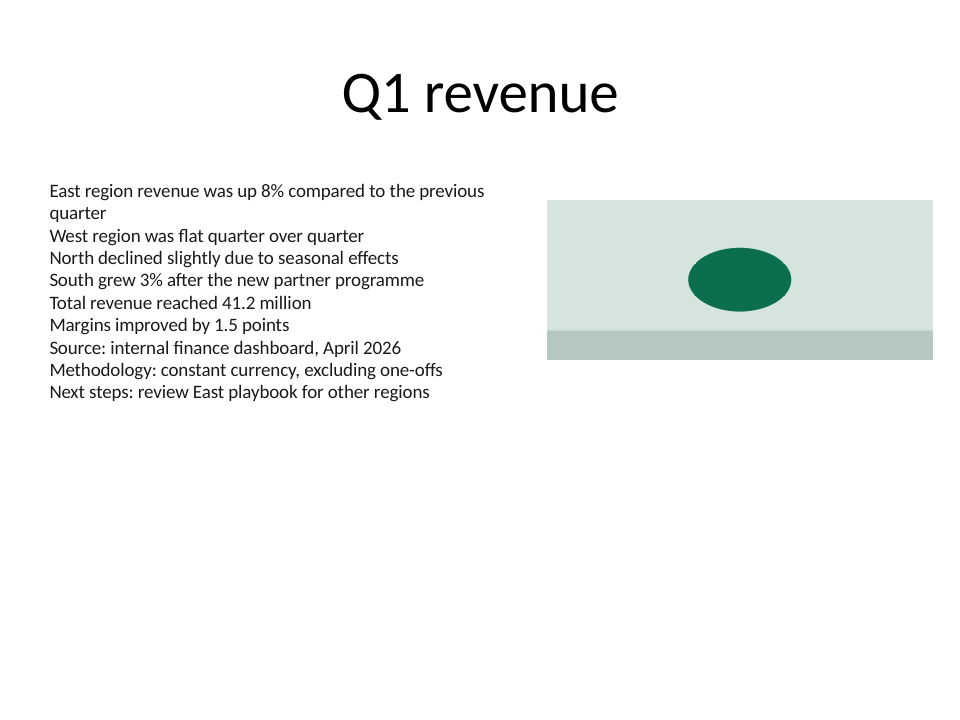
#> input picture examples/before-after/before.png, 960 x 720 px
$ python make_hero.py
#> lines starting #> are read from the running program, lines starting #| are printed output that depends on the picture
"""Compose hero.png (1280 x 640, also the GitHub social preview) from before.png and after.png."""
import os

from PIL import Image, ImageDraw, ImageFont

HERE = os.path.dirname(os.path.abspath(__file__))


def font(size, bold=False):
    names = (["DejaVuSans-Bold.ttf", "arialbd.ttf"] if bold else ["DejaVuSans.ttf", "arial.ttf"])
    for n in names + ["/usr/share/fonts/truetype/dejavu/" + names[0]]:
        try:
            return ImageFont.truetype(n, size)
        except OSError:
            pass
    return ImageFont.load_default()


W, H, PAD, TOP = 1280, 640, 32, 120
hero = Image.new("RGB", (W, H), (244, 246, 245))
d = ImageDraw.Draw(hero)
d.text((PAD, 24), "Same content, same data.", fill=(26, 26, 26), font=font(36, bold=True))
d.text((PAD, 70), "Left: a typical first draft. Right: the skill's rules applied.",
       fill=(95, 99, 104), font=font(24))
col_w = (W - 3 * PAD) // 2
frame_h = round(col_w * 9 / 16)  # both panels in the same 16:9 frame
for i, (name, label, color) in enumerate([("before.png", "Without the skill's rules", (176, 58, 46)),
                                          ("after.png", "With them", (11, 110, 79))]):
    x = PAD + i * (col_w + PAD)
    d.rectangle((x, TOP, x + col_w, TOP + frame_h), fill="white", outline=(200, 205, 203))
    img = Image.open(os.path.join(HERE, name)).convert("RGB")
    scale = min((col_w - 2) / img.width, (frame_h - 2) / img.height)
#> scale = 0.46
    img = img.resize((round(img.width * scale), round(img.height * scale)))
#> img: PIL image 441x331 RGB
    hero.paste(img, (x + (col_w - img.width) // 2, TOP + (frame_h - img.height) // 2))
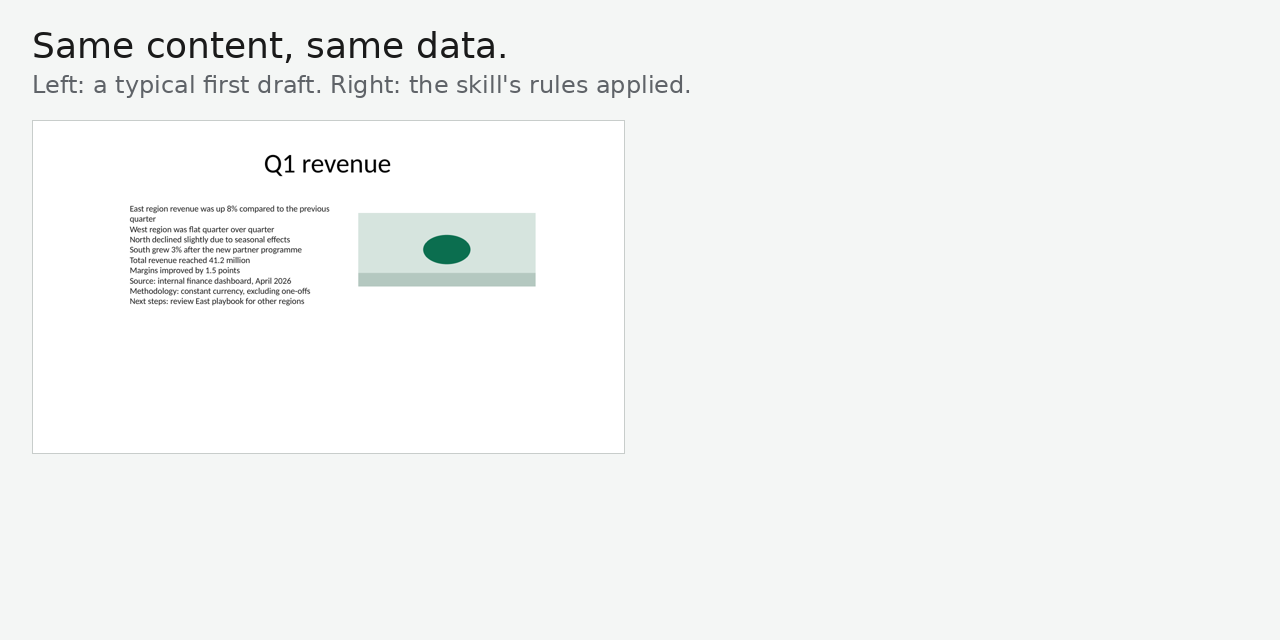
#> hero: PIL image 1280x640 RGB; mean R, G, B 243.2, 245.1, 244.2
    d.text((x, TOP + frame_h + 14), label, fill=color, font=font(28, bold=True))
#> pass 2 of the loop `for i, (name, label, color) in enumerate([("before.png", "Without the ..`:
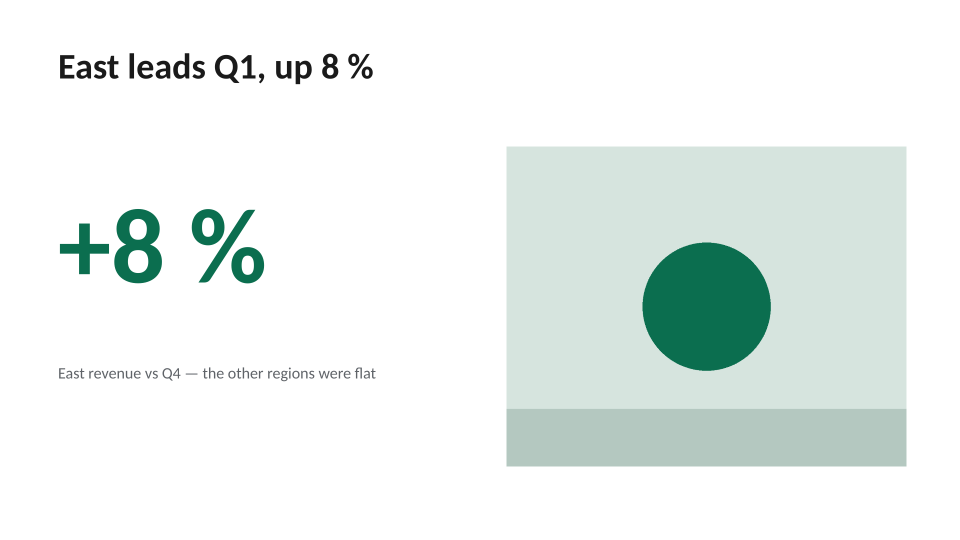
#> input picture examples/before-after/after.png, 1920 x 1080 px (shown at 1/2 size)
#> `img = img.resize((round(img.width * scale), round(img.height * scale)))`:
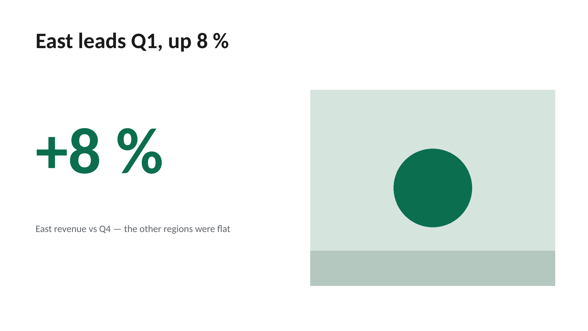
#> img: PIL image 588x331 RGB; mean R, G, B 234.3, 241.1, 238.6
#> `hero.paste(img, (x + (col_w - img.width) // 2, TOP + (frame_h - img.he..`:
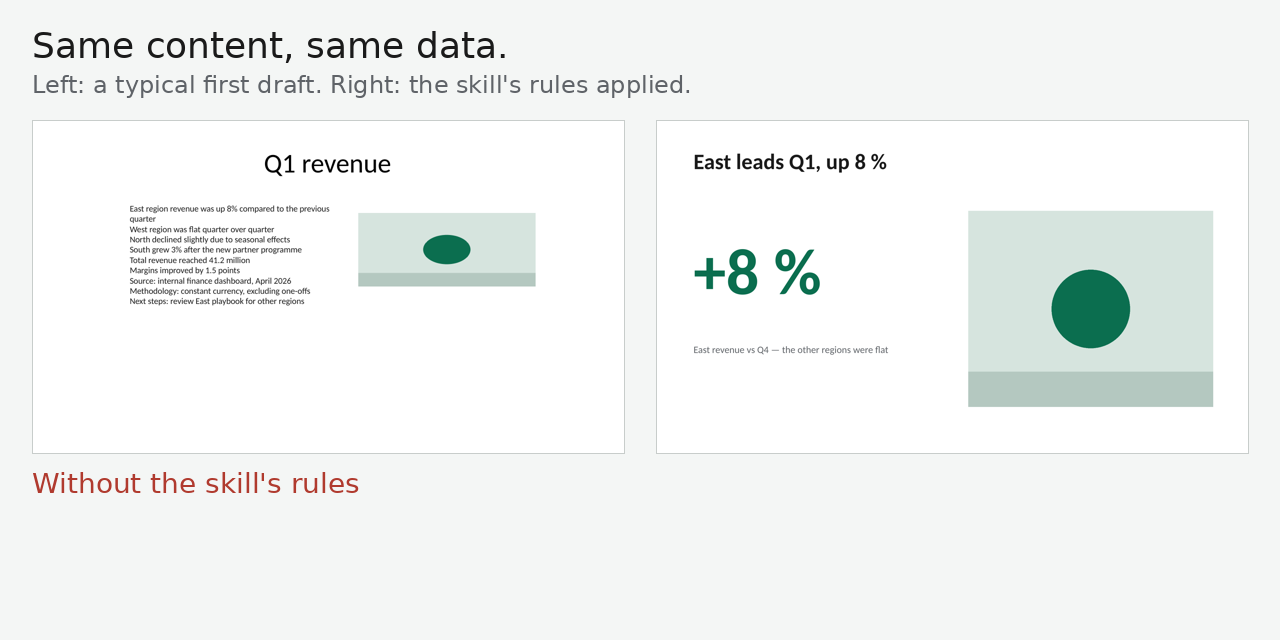
#> hero: PIL image 1280x640 RGB; mean R, G, B 240.7, 243.4, 242.2
d.text((PAD, H - 64), "Claude Code skill  ·  github.com/PeterKalmstrom/claude-powerpoint-skill",
       fill=(95, 99, 104), font=font(24))
hero.save(os.path.join(HERE, "hero.png"))
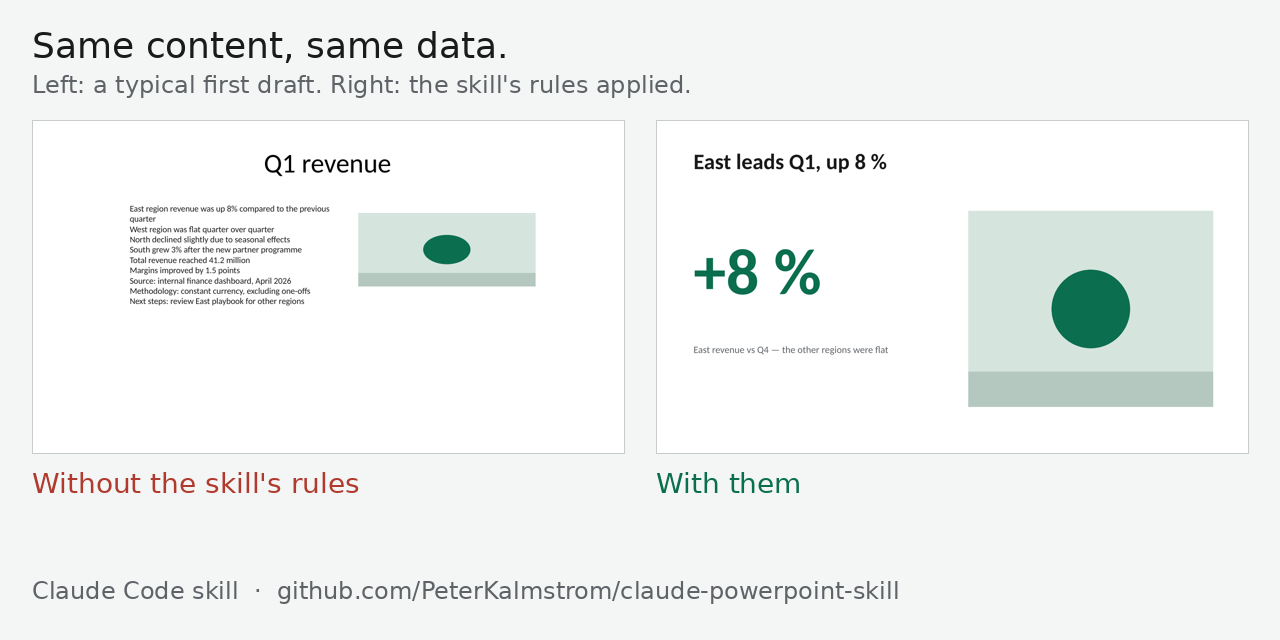
#> saved as hero.png: PIL image 1280x640 RGB; mean R, G, B 239.7, 242.6, 241.3
print("hero.png", hero.size)
#| hero.png (1280, 640)
